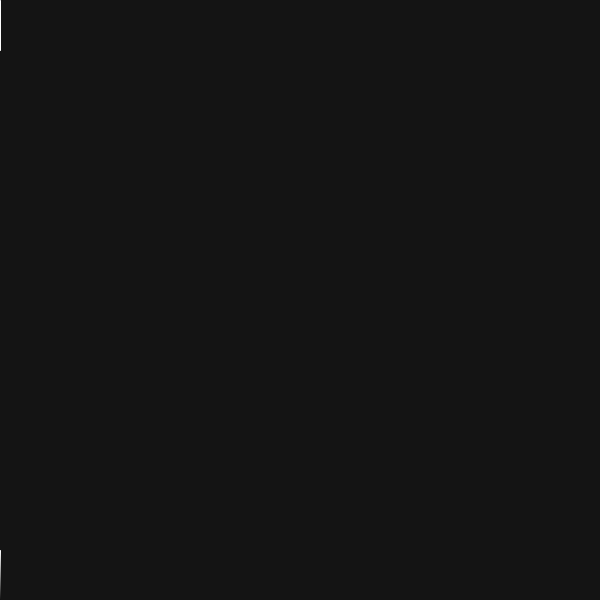
Frame 1 (no input)
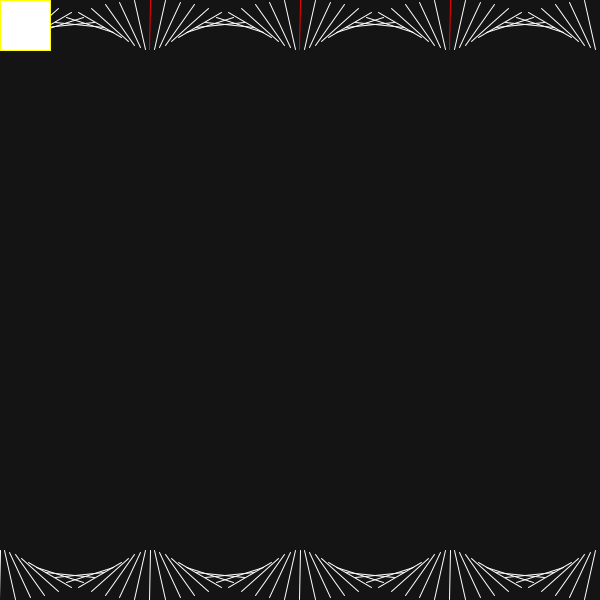
Frame 60 (the mouse pressed at the canvas centre just before this capture)
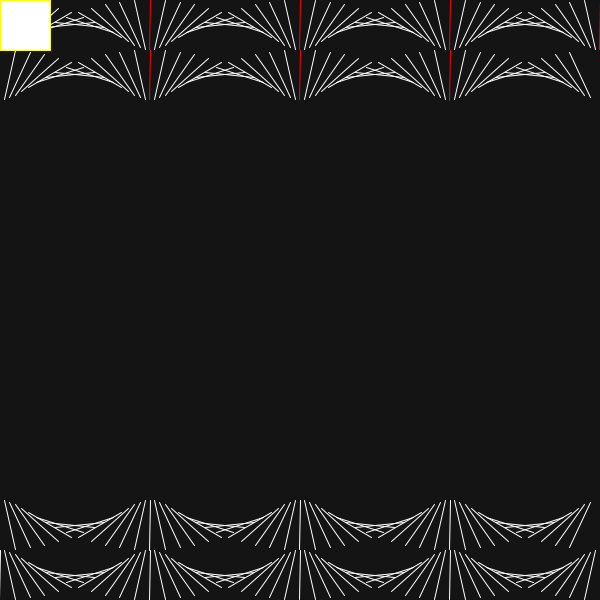
Frame 120 (the mouse held since frame 60 and released just before this capture)

The Processing sketch that drew these frames (run headless with seeded random() and noise(); from frame 60 on, the mouse is pressed at the canvas centre):

// Processing sketch: transformation_04_3
// ── transformation_04_3.pde
/*
HSB Farbraum: 
 fill(Winkel im Farbkreis,Sättigung,Helligkeit)
 
 */


int posX=0;
int posY=25;



int posX2=0;
int posY2=25;




void setup() {
  size(600, 600);
  background(20);
  noStroke();

  frameRate(5);
  posY2=height-25;
}

void draw() {


  float angle=map(posX, 0, width, 0, 720);

  println(angle);
  stroke(255);

  if (angle>0&&angle%180==0) {
    println("angle! ");
    stroke(255, 0, 0);
  }

  pushMatrix();
  translate(posX, posY);
  rotate(radians(angle));
  line(0, -25, 0, 25);
  popMatrix();
  if (angle>0&&angle%180==0) {
    println("delay "+angle);
    println("rad "+radians(angle));

    stroke(255, 255, 0);
    rect(0, 0, 50, 50);
    delay(2000);
  }

  stroke(255);
  pushMatrix();
  translate(posX2, posY2);
  rotate(radians(map(posX2, 0, width, 720, 0)));
  line(0, -25, 0, 25);
  popMatrix();




  if (posX>width) {
    posX=0;
    posY+=50;
  }
  posX+=10;


  if (posX2>width) {
    posX2=0;
    posY2-=50;
  }
  posX2+=10;
}
